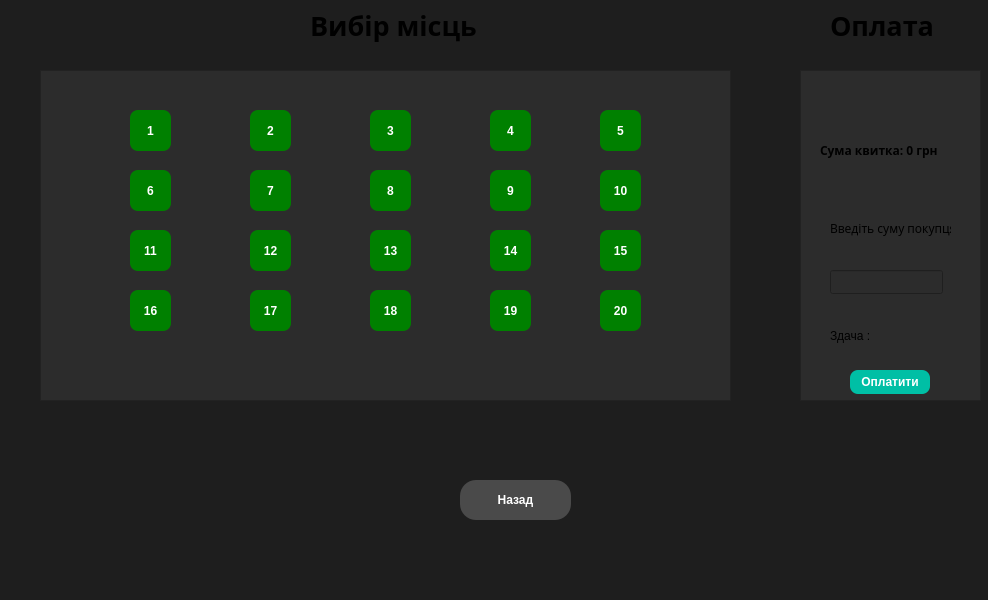
<?xml version="1.0" encoding="UTF-8"?>
<ui version="4.0">
 <class>MainWindow</class>
 <widget class="QMainWindow" name="MainWindow">
  <property name="geometry">
   <rect>
    <x>0</x>
    <y>0</y>
    <width>988</width>
    <height>600</height>
   </rect>
  </property>
  <property name="windowTitle">
   <string>MainWindow</string>
  </property>
  <property name="styleSheet">
   <string notr="true">background-color: #1E1E1E;</string>
  </property>
  <widget class="QWidget" name="centralwidget">
   <widget class="QStackedWidget" name="stackedWidget">
    <property name="geometry">
     <rect>
      <x>30</x>
      <y>0</y>
      <width>951</width>
      <height>591</height>
     </rect>
    </property>
    <property name="autoFillBackground">
     <bool>false</bool>
    </property>
    <property name="styleSheet">
     <string notr="true">background-color: #1E1E1E;</string>
    </property>
    <property name="currentIndex">
     <number>3</number>
    </property>
    <widget class="QWidget" name="page_3">
     <widget class="QLabel" name="label_3">
      <property name="geometry">
       <rect>
        <x>370</x>
        <y>70</y>
        <width>191</width>
        <height>71</height>
       </rect>
      </property>
      <property name="font">
       <font>
        <family>Lucida Sans Unicode</family>
        <pointsize>20</pointsize>
        <bold>true</bold>
       </font>
      </property>
      <property name="text">
       <string>Авторизація</string>
      </property>
     </widget>
     <widget class="QFrame" name="frame_3">
      <property name="geometry">
       <rect>
        <x>320</x>
        <y>180</y>
        <width>271</width>
        <height>231</height>
       </rect>
      </property>
      <property name="styleSheet">
       <string notr="true">background-color: #2C2C2C;</string>
      </property>
      <property name="frameShape">
       <enum>QFrame::Shape::StyledPanel</enum>
      </property>
      <property name="frameShadow">
       <enum>QFrame::Shadow::Raised</enum>
      </property>
      <widget class="QPushButton" name="pushButton_29">
       <property name="geometry">
        <rect>
         <x>100</x>
         <y>130</y>
         <width>81</width>
         <height>40</height>
        </rect>
       </property>
       <property name="styleSheet">
        <string notr="true">QPushButton {
    background-color: #00D1A0; 
    color: #1E1E1E;           
    border: none;             
    border-radius: 16px;         
    padding: 8px 16px;       
    font-weight: bold;        
    min-height: 24px;         
}

QPushButton:hover {
    background-color: #00F0B0; 
}</string>
       </property>
       <property name="text">
        <string>Вхід</string>
       </property>
      </widget>
      <widget class="QWidget" name="layoutWidget">
       <property name="geometry">
        <rect>
         <x>60</x>
         <y>30</y>
         <width>168</width>
         <height>82</height>
        </rect>
       </property>
       <layout class="QVBoxLayout" name="verticalLayout">
        <item>
         <layout class="QHBoxLayout" name="horizontalLayout_2">
          <item>
           <widget class="QLabel" name="label_4">
            <property name="text">
             <string>Ваш логін</string>
            </property>
           </widget>
          </item>
          <item>
           <widget class="QLineEdit" name="lineEdit_2"/>
          </item>
         </layout>
        </item>
        <item>
         <layout class="QHBoxLayout" name="horizontalLayout">
          <item>
           <widget class="QLabel" name="label_7">
            <property name="text">
             <string>Ваш пароль</string>
            </property>
           </widget>
          </item>
          <item>
           <widget class="QLineEdit" name="lineEdit_3"/>
          </item>
         </layout>
        </item>
       </layout>
      </widget>
      <widget class="QWidget" name="layoutWidget">
       <property name="geometry">
        <rect>
         <x>50</x>
         <y>180</y>
         <width>209</width>
         <height>28</height>
        </rect>
       </property>
       <layout class="QHBoxLayout" name="horizontalLayout_3">
        <item>
         <widget class="QLabel" name="label_8">
          <property name="text">
           <string>Не маєте акаунт?</string>
          </property>
         </widget>
        </item>
        <item>
         <widget class="QPushButton" name="pushButton_30">
          <property name="styleSheet">
           <string notr="true">QPushButton {
    background-color: transparent;   
    color: #FFFFFF;                  
    border: none;                    
    padding: 4px;
    font-weight: bold;
    text-decoration: underline;      
}
QPushButton:hover {
    color: #00D1A0;
}</string>
          </property>
          <property name="text">
           <string>Реєстрація</string>
          </property>
         </widget>
        </item>
       </layout>
      </widget>
     </widget>
    </widget>
    <widget class="QWidget" name="page_4">
     <widget class="QFrame" name="frame_4">
      <property name="geometry">
       <rect>
        <x>340</x>
        <y>160</y>
        <width>231</width>
        <height>171</height>
       </rect>
      </property>
      <property name="styleSheet">
       <string notr="true">background-color: #2C2C2C;</string>
      </property>
      <property name="frameShape">
       <enum>QFrame::Shape::StyledPanel</enum>
      </property>
      <property name="frameShadow">
       <enum>QFrame::Shadow::Raised</enum>
      </property>
      <layout class="QVBoxLayout" name="verticalLayout_5">
       <item>
        <layout class="QVBoxLayout" name="verticalLayout_4">
         <item>
          <layout class="QHBoxLayout" name="horizontalLayout_6">
           <item>
            <widget class="QLabel" name="label_11">
             <property name="text">
              <string>Ваша пошта</string>
             </property>
            </widget>
           </item>
           <item>
            <widget class="QLineEdit" name="lineEdit_6"/>
           </item>
          </layout>
         </item>
         <item>
          <layout class="QVBoxLayout" name="verticalLayout_3">
           <item>
            <layout class="QHBoxLayout" name="horizontalLayout_4">
             <item>
              <widget class="QLabel" name="label_9">
               <property name="text">
                <string>Новий логін</string>
               </property>
              </widget>
             </item>
             <item>
              <widget class="QLineEdit" name="lineEdit_4"/>
             </item>
            </layout>
           </item>
           <item>
            <layout class="QHBoxLayout" name="horizontalLayout_5">
             <item>
              <widget class="QLabel" name="label_10">
               <property name="text">
                <string>Новий пароль</string>
               </property>
              </widget>
             </item>
             <item>
              <widget class="QLineEdit" name="lineEdit_5"/>
             </item>
            </layout>
           </item>
          </layout>
         </item>
        </layout>
       </item>
       <item>
        <widget class="QPushButton" name="pushButton_31">
         <property name="styleSheet">
          <string notr="true">QPushButton {
    background-color: #00D1A0; 
    color: #1E1E1E;           
    border: none;             
    border-radius: 16px;         
    padding: 8px 16px;       
    font-weight: bold;        
    min-height: 24px;         
}

QPushButton:hover {
    background-color: #00F0B0; 
}</string>
         </property>
         <property name="text">
          <string>Зареєструватись</string>
         </property>
        </widget>
       </item>
      </layout>
     </widget>
     <widget class="QLabel" name="label_12">
      <property name="geometry">
       <rect>
        <x>380</x>
        <y>40</y>
        <width>191</width>
        <height>71</height>
       </rect>
      </property>
      <property name="font">
       <font>
        <family>Lucida Sans Unicode</family>
        <pointsize>20</pointsize>
        <bold>true</bold>
       </font>
      </property>
      <property name="text">
       <string>Реєстрація</string>
      </property>
     </widget>
    </widget>
    <widget class="QWidget" name="page">
     <widget class="QLabel" name="label">
      <property name="geometry">
       <rect>
        <x>310</x>
        <y>20</y>
        <width>391</width>
        <height>51</height>
       </rect>
      </property>
      <property name="font">
       <font>
        <family>Lucida Sans Unicode</family>
        <pointsize>20</pointsize>
        <bold>true</bold>
       </font>
      </property>
      <property name="text">
       <string>Вибір Фільму та Сеансу</string>
      </property>
     </widget>
     <widget class="QPushButton" name="pushButton">
      <property name="enabled">
       <bool>true</bool>
      </property>
      <property name="geometry">
       <rect>
        <x>10</x>
        <y>440</y>
        <width>121</width>
        <height>41</height>
       </rect>
      </property>
      <property name="styleSheet">
       <string notr="true">QPushButton {
    background-color: #00D1A0; 
    color: #1E1E1E;           
    border: none;             
    border-radius: 16px;         
    padding: 8px 16px;       
    font-weight: bold;        
    min-height: 24px;         
}

QPushButton:hover {
    background-color: #00F0B0; 
}</string>
      </property>
      <property name="text">
       <string>Сеанс на 10:00(120грн)</string>
      </property>
     </widget>
     <widget class="QPushButton" name="pushButton_3">
      <property name="geometry">
       <rect>
        <x>140</x>
        <y>440</y>
        <width>121</width>
        <height>40</height>
       </rect>
      </property>
      <property name="styleSheet">
       <string notr="true">QPushButton {
    background-color: #00D1A0; 
    color: #1E1E1E;           
    border: none;             
    border-radius: 16px;         
    padding: 8px 16px;       
    font-weight: bold;        
    min-height: 24px;         
}

QPushButton:hover {
    background-color: #00F0B0; 
}</string>
      </property>
      <property name="text">
       <string>Сеанс на 15:00(170 грн)</string>
      </property>
     </widget>
     <widget class="QPushButton" name="pushButton_4">
      <property name="geometry">
       <rect>
        <x>350</x>
        <y>440</y>
        <width>121</width>
        <height>40</height>
       </rect>
      </property>
      <property name="styleSheet">
       <string notr="true">QPushButton {
    background-color: #00D1A0; 
    color: #1E1E1E;           
    border: none;             
    border-radius: 16px;         
    padding: 8px 16px;       
    font-weight: bold;        
    min-height: 24px;         
}

QPushButton:hover {
    background-color: #00F0B0; 
}</string>
      </property>
      <property name="text">
       <string>Сеанс на 12:00(150 грн)</string>
      </property>
     </widget>
     <widget class="QPushButton" name="pushButton_5">
      <property name="geometry">
       <rect>
        <x>480</x>
        <y>440</y>
        <width>121</width>
        <height>40</height>
       </rect>
      </property>
      <property name="styleSheet">
       <string notr="true">QPushButton {
    background-color: #00D1A0; 
    color: #1E1E1E;           
    border: none;             
    border-radius: 16px;         
    padding: 8px 16px;       
    font-weight: bold;        
    min-height: 24px;         
}

QPushButton:hover {
    background-color: #00F0B0; 
}</string>
      </property>
      <property name="text">
       <string>Сеанс на 19:00(200 грн)</string>
      </property>
     </widget>
     <widget class="QPushButton" name="pushButton_6">
      <property name="geometry">
       <rect>
        <x>680</x>
        <y>440</y>
        <width>121</width>
        <height>41</height>
       </rect>
      </property>
      <property name="styleSheet">
       <string notr="true">QPushButton {
    background-color: #00D1A0; 
    color: #1E1E1E;           
    border: none;             
    border-radius: 16px;         
    padding: 8px 16px;       
    font-weight: bold;        
    min-height: 24px;         
}

QPushButton:hover {
    background-color: #00F0B0; 
}</string>
      </property>
      <property name="text">
       <string>Сеанс на 13:00(160 грн)</string>
      </property>
     </widget>
     <widget class="QPushButton" name="pushButton_7">
      <property name="geometry">
       <rect>
        <x>810</x>
        <y>440</y>
        <width>121</width>
        <height>40</height>
       </rect>
      </property>
      <property name="styleSheet">
       <string notr="true">QPushButton {
    background-color: #00D1A0; 
    color: #1E1E1E;           
    border: none;             
    border-radius: 16px;         
    padding: 8px 16px;       
    font-weight: bold;        
    min-height: 24px;         
}

QPushButton:hover {
    background-color: #00F0B0; 
}</string>
      </property>
      <property name="text">
       <string>Сеанс на 17:00(180 грн)</string>
      </property>
     </widget>
     <widget class="QLabel" name="img1">
      <property name="geometry">
       <rect>
        <x>30</x>
        <y>100</y>
        <width>221</width>
        <height>321</height>
       </rect>
      </property>
      <property name="text">
       <string/>
      </property>
      <property name="pixmap">
       <pixmap resource="resource.qrc">:/img/img/IMAGE_2_3_XL.jpg</pixmap>
      </property>
      <property name="scaledContents">
       <bool>true</bool>
      </property>
     </widget>
     <widget class="QLabel" name="img2">
      <property name="geometry">
       <rect>
        <x>370</x>
        <y>100</y>
        <width>221</width>
        <height>321</height>
       </rect>
      </property>
      <property name="text">
       <string/>
      </property>
      <property name="pixmap">
       <pixmap resource="resource.qrc">:/img/img/images.jfif</pixmap>
      </property>
      <property name="scaledContents">
       <bool>true</bool>
      </property>
     </widget>
     <widget class="QLabel" name="img3">
      <property name="geometry">
       <rect>
        <x>700</x>
        <y>100</y>
        <width>221</width>
        <height>321</height>
       </rect>
      </property>
      <property name="text">
       <string/>
      </property>
      <property name="pixmap">
       <pixmap resource="resource.qrc">:/img/img/IMAGE_2_3_XL (1).jpg</pixmap>
      </property>
      <property name="scaledContents">
       <bool>true</bool>
      </property>
     </widget>
    </widget>
    <widget class="QWidget" name="page_2">
     <widget class="QPushButton" name="pushButton_2">
      <property name="geometry">
       <rect>
        <x>430</x>
        <y>480</y>
        <width>111</width>
        <height>40</height>
       </rect>
      </property>
      <property name="styleSheet">
       <string notr="true">QPushButton {
    background-color: #4A4A4A; /* Нейтральний сірий фон */
    color: #FFFFFF;           /* Білий текст */
    border: none;
    border-radius: 16px;      /* Скруглення (підберіть під висоту кнопки) */
    padding: 8px 16px;
    font-weight: bold;
    min-height: 24px;
}

/* Ефект при наведенні */
QPushButton:hover {
    background-color: #5A5A5A; /* Трохи світліший сірий */
}</string>
      </property>
      <property name="text">
       <string>Назад</string>
      </property>
     </widget>
     <widget class="QFrame" name="frame">
      <property name="geometry">
       <rect>
        <x>10</x>
        <y>70</y>
        <width>691</width>
        <height>331</height>
       </rect>
      </property>
      <property name="styleSheet">
       <string notr="true">background-color: #2C2C2C;</string>
      </property>
      <property name="frameShape">
       <enum>QFrame::Shape::StyledPanel</enum>
      </property>
      <property name="frameShadow">
       <enum>QFrame::Shadow::Raised</enum>
      </property>
      <widget class="QPushButton" name="pushButton_9">
       <property name="enabled">
        <bool>true</bool>
       </property>
       <property name="geometry">
        <rect>
         <x>90</x>
         <y>40</y>
         <width>41</width>
         <height>41</height>
        </rect>
       </property>
       <property name="styleSheet">
        <string notr="true">
background-color: green;
color: white;
font-weight: bold;
border: none;
border-radius: 8px;</string>
       </property>
       <property name="text">
        <string>1</string>
       </property>
       <property name="checkable">
        <bool>true</bool>
       </property>
       <property name="checked">
        <bool>false</bool>
       </property>
      </widget>
      <widget class="QPushButton" name="pushButton_10">
       <property name="geometry">
        <rect>
         <x>210</x>
         <y>40</y>
         <width>41</width>
         <height>41</height>
        </rect>
       </property>
       <property name="styleSheet">
        <string notr="true">background-color: green;
color: white;
font-weight: bold;
border: none;
border-radius: 8px;</string>
       </property>
       <property name="text">
        <string>2</string>
       </property>
       <property name="checkable">
        <bool>true</bool>
       </property>
       <property name="checked">
        <bool>false</bool>
       </property>
      </widget>
      <widget class="QPushButton" name="pushButton_11">
       <property name="geometry">
        <rect>
         <x>330</x>
         <y>40</y>
         <width>41</width>
         <height>41</height>
        </rect>
       </property>
       <property name="styleSheet">
        <string notr="true">background-color: green;
color: white;
font-weight: bold;
border: none;
border-radius: 8px;</string>
       </property>
       <property name="text">
        <string>3</string>
       </property>
       <property name="checkable">
        <bool>true</bool>
       </property>
       <property name="checked">
        <bool>false</bool>
       </property>
      </widget>
      <widget class="QPushButton" name="pushButton_12">
       <property name="geometry">
        <rect>
         <x>450</x>
         <y>40</y>
         <width>41</width>
         <height>41</height>
        </rect>
       </property>
       <property name="styleSheet">
        <string notr="true">background-color: green;
color: white;
font-weight: bold;
border: none;
border-radius: 8px;</string>
       </property>
       <property name="text">
        <string>4</string>
       </property>
       <property name="checkable">
        <bool>true</bool>
       </property>
       <property name="checked">
        <bool>false</bool>
       </property>
      </widget>
      <widget class="QPushButton" name="pushButton_13">
       <property name="geometry">
        <rect>
         <x>560</x>
         <y>40</y>
         <width>41</width>
         <height>41</height>
        </rect>
       </property>
       <property name="styleSheet">
        <string notr="true">background-color: green;
color: white;
font-weight: bold;
border: none;
border-radius: 8px;</string>
       </property>
       <property name="text">
        <string>5</string>
       </property>
       <property name="checkable">
        <bool>true</bool>
       </property>
       <property name="checked">
        <bool>false</bool>
       </property>
      </widget>
      <widget class="QPushButton" name="pushButton_14">
       <property name="geometry">
        <rect>
         <x>90</x>
         <y>100</y>
         <width>41</width>
         <height>41</height>
        </rect>
       </property>
       <property name="styleSheet">
        <string notr="true">background-color: green;
color: white;
font-weight: bold;
border: none;
border-radius: 8px;</string>
       </property>
       <property name="text">
        <string>6</string>
       </property>
       <property name="checkable">
        <bool>true</bool>
       </property>
       <property name="checked">
        <bool>false</bool>
       </property>
      </widget>
      <widget class="QPushButton" name="pushButton_15">
       <property name="geometry">
        <rect>
         <x>210</x>
         <y>100</y>
         <width>41</width>
         <height>41</height>
        </rect>
       </property>
       <property name="styleSheet">
        <string notr="true">background-color: green;
color: white;
font-weight: bold;
border: none;
border-radius: 8px;</string>
       </property>
       <property name="text">
        <string>7</string>
       </property>
       <property name="checkable">
        <bool>true</bool>
       </property>
       <property name="checked">
        <bool>false</bool>
       </property>
      </widget>
      <widget class="QPushButton" name="pushButton_16">
       <property name="geometry">
        <rect>
         <x>330</x>
         <y>100</y>
         <width>41</width>
         <height>41</height>
        </rect>
       </property>
       <property name="styleSheet">
        <string notr="true">background-color: green;
color: white;
font-weight: bold;
border: none;
border-radius: 8px;</string>
       </property>
       <property name="text">
        <string>8</string>
       </property>
       <property name="checkable">
        <bool>true</bool>
       </property>
       <property name="checked">
        <bool>false</bool>
       </property>
      </widget>
      <widget class="QPushButton" name="pushButton_17">
       <property name="geometry">
        <rect>
         <x>450</x>
         <y>100</y>
         <width>41</width>
         <height>41</height>
        </rect>
       </property>
       <property name="styleSheet">
        <string notr="true">background-color: green;
color: white;
font-weight: bold;
border: none;
border-radius: 8px;</string>
       </property>
       <property name="text">
        <string>9</string>
       </property>
       <property name="checkable">
        <bool>true</bool>
       </property>
       <property name="checked">
        <bool>false</bool>
       </property>
      </widget>
      <widget class="QPushButton" name="pushButton_18">
       <property name="geometry">
        <rect>
         <x>560</x>
         <y>100</y>
         <width>41</width>
         <height>41</height>
        </rect>
       </property>
       <property name="styleSheet">
        <string notr="true">background-color: green;
color: white;
font-weight: bold;
border: none;
border-radius: 8px;</string>
       </property>
       <property name="text">
        <string>10</string>
       </property>
       <property name="checkable">
        <bool>true</bool>
       </property>
       <property name="checked">
        <bool>false</bool>
       </property>
      </widget>
      <widget class="QPushButton" name="pushButton_19">
       <property name="geometry">
        <rect>
         <x>90</x>
         <y>160</y>
         <width>41</width>
         <height>41</height>
        </rect>
       </property>
       <property name="styleSheet">
        <string notr="true">background-color: green;
color: white;
font-weight: bold;
border: none;
border-radius: 8px;</string>
       </property>
       <property name="text">
        <string>11</string>
       </property>
       <property name="checkable">
        <bool>true</bool>
       </property>
       <property name="checked">
        <bool>false</bool>
       </property>
      </widget>
      <widget class="QPushButton" name="pushButton_20">
       <property name="geometry">
        <rect>
         <x>210</x>
         <y>160</y>
         <width>41</width>
         <height>41</height>
        </rect>
       </property>
       <property name="styleSheet">
        <string notr="true">background-color: green;
color: white;
font-weight: bold;
border: none;
border-radius: 8px;</string>
       </property>
       <property name="text">
        <string>12</string>
       </property>
       <property name="checkable">
        <bool>true</bool>
       </property>
       <property name="checked">
        <bool>false</bool>
       </property>
      </widget>
      <widget class="QPushButton" name="pushButton_21">
       <property name="geometry">
        <rect>
         <x>330</x>
         <y>160</y>
         <width>41</width>
         <height>41</height>
        </rect>
       </property>
       <property name="styleSheet">
        <string notr="true">background-color: green;
color: white;
font-weight: bold;
border: none;
border-radius: 8px;</string>
       </property>
       <property name="text">
        <string>13</string>
       </property>
       <property name="checkable">
        <bool>true</bool>
       </property>
       <property name="checked">
        <bool>false</bool>
       </property>
      </widget>
      <widget class="QPushButton" name="pushButton_22">
       <property name="geometry">
        <rect>
         <x>450</x>
         <y>160</y>
         <width>41</width>
         <height>41</height>
        </rect>
       </property>
       <property name="styleSheet">
        <string notr="true">background-color: green;
color: white;
font-weight: bold;
border: none;
border-radius: 8px;</string>
       </property>
       <property name="text">
        <string>14</string>
       </property>
       <property name="checkable">
        <bool>true</bool>
       </property>
       <property name="checked">
        <bool>false</bool>
       </property>
      </widget>
      <widget class="QPushButton" name="pushButton_23">
       <property name="geometry">
        <rect>
         <x>560</x>
         <y>160</y>
         <width>41</width>
         <height>41</height>
        </rect>
       </property>
       <property name="styleSheet">
        <string notr="true">background-color: green;
color: white;
font-weight: bold;
border: none;
border-radius: 8px;</string>
       </property>
       <property name="text">
        <string>15</string>
       </property>
       <property name="checkable">
        <bool>true</bool>
       </property>
       <property name="checked">
        <bool>false</bool>
       </property>
      </widget>
      <widget class="QPushButton" name="pushButton_24">
       <property name="geometry">
        <rect>
         <x>90</x>
         <y>220</y>
         <width>41</width>
         <height>41</height>
        </rect>
       </property>
       <property name="styleSheet">
        <string notr="true">background-color: green;
color: white;
font-weight: bold;
border: none;
border-radius: 8px;</string>
       </property>
       <property name="text">
        <string>16</string>
       </property>
       <property name="checkable">
        <bool>true</bool>
       </property>
       <property name="checked">
        <bool>false</bool>
       </property>
      </widget>
      <widget class="QPushButton" name="pushButton_25">
       <property name="geometry">
        <rect>
         <x>210</x>
         <y>220</y>
         <width>41</width>
         <height>41</height>
        </rect>
       </property>
       <property name="styleSheet">
        <string notr="true">background-color: green;
color: white;
font-weight: bold;
border: none;
border-radius: 8px;</string>
       </property>
       <property name="text">
        <string>17</string>
       </property>
       <property name="checkable">
        <bool>true</bool>
       </property>
       <property name="checked">
        <bool>false</bool>
       </property>
      </widget>
      <widget class="QPushButton" name="pushButton_26">
       <property name="geometry">
        <rect>
         <x>330</x>
         <y>220</y>
         <width>41</width>
         <height>41</height>
        </rect>
       </property>
       <property name="styleSheet">
        <string notr="true">background-color: green;
color: white;
font-weight: bold;
border: none;
border-radius: 8px;</string>
       </property>
       <property name="text">
        <string>18</string>
       </property>
       <property name="checkable">
        <bool>true</bool>
       </property>
       <property name="checked">
        <bool>false</bool>
       </property>
      </widget>
      <widget class="QPushButton" name="pushButton_27">
       <property name="geometry">
        <rect>
         <x>450</x>
         <y>220</y>
         <width>41</width>
         <height>41</height>
        </rect>
       </property>
       <property name="styleSheet">
        <string notr="true">background-color: green;
color: white;
font-weight: bold;
border: none;
border-radius: 8px;</string>
       </property>
       <property name="text">
        <string>19</string>
       </property>
       <property name="checkable">
        <bool>true</bool>
       </property>
       <property name="checked">
        <bool>false</bool>
       </property>
      </widget>
      <widget class="QPushButton" name="pushButton_28">
       <property name="geometry">
        <rect>
         <x>560</x>
         <y>220</y>
         <width>41</width>
         <height>41</height>
        </rect>
       </property>
       <property name="styleSheet">
        <string notr="true">background-color: green;
color: white;
font-weight: bold;
border: none;
border-radius: 8px;</string>
       </property>
       <property name="text">
        <string>20</string>
       </property>
       <property name="checkable">
        <bool>true</bool>
       </property>
       <property name="checked">
        <bool>false</bool>
       </property>
      </widget>
     </widget>
     <widget class="QLabel" name="label_5">
      <property name="geometry">
       <rect>
        <x>280</x>
        <y>0</y>
        <width>171</width>
        <height>51</height>
       </rect>
      </property>
      <property name="font">
       <font>
        <family>Lucida Sans Unicode</family>
        <pointsize>20</pointsize>
        <bold>true</bold>
       </font>
      </property>
      <property name="text">
       <string>Вибір місць</string>
      </property>
     </widget>
     <widget class="QFrame" name="frame_2">
      <property name="geometry">
       <rect>
        <x>770</x>
        <y>70</y>
        <width>181</width>
        <height>331</height>
       </rect>
      </property>
      <property name="styleSheet">
       <string notr="true">background-color: #2C2C2C;</string>
      </property>
      <property name="frameShape">
       <enum>QFrame::Shape::StyledPanel</enum>
      </property>
      <property name="frameShadow">
       <enum>QFrame::Shadow::Raised</enum>
      </property>
      <widget class="QPushButton" name="pushButton_8">
       <property name="geometry">
        <rect>
         <x>50</x>
         <y>300</y>
         <width>80</width>
         <height>24</height>
        </rect>
       </property>
       <property name="styleSheet">
        <string notr="true">/* 1. Вільне місце (Бірюзове) */
background-color: #00BFA5;
color: white;
font-weight: bold;
border: none;
border-radius: 8px;</string>
       </property>
       <property name="text">
        <string>Оплатити</string>
       </property>
      </widget>
      <widget class="QLabel" name="suma">
       <property name="geometry">
        <rect>
         <x>20</x>
         <y>60</y>
         <width>151</width>
         <height>41</height>
        </rect>
       </property>
       <property name="font">
        <font>
         <family>SimSun-ExtG</family>
         <pointsize>9</pointsize>
         <bold>true</bold>
        </font>
       </property>
       <property name="text">
        <string>Сума квитка: 0 грн</string>
       </property>
      </widget>
      <widget class="QLabel" name="suma_2">
       <property name="geometry">
        <rect>
         <x>30</x>
         <y>150</y>
         <width>121</width>
         <height>16</height>
        </rect>
       </property>
       <property name="font">
        <font>
         <family>Microsoft JhengHei</family>
        </font>
       </property>
       <property name="text">
        <string>Введіть суму покупця</string>
       </property>
      </widget>
      <widget class="QLineEdit" name="lineEdit">
       <property name="geometry">
        <rect>
         <x>30</x>
         <y>200</y>
         <width>113</width>
         <height>24</height>
        </rect>
       </property>
       <property name="styleSheet">
        <string notr="true"/>
       </property>
      </widget>
      <widget class="QLabel" name="label_2">
       <property name="geometry">
        <rect>
         <x>30</x>
         <y>240</y>
         <width>141</width>
         <height>51</height>
        </rect>
       </property>
       <property name="text">
        <string>Здача :</string>
       </property>
       <property name="wordWrap">
        <bool>true</bool>
       </property>
      </widget>
     </widget>
     <widget class="QLabel" name="label_6">
      <property name="geometry">
       <rect>
        <x>800</x>
        <y>0</y>
        <width>111</width>
        <height>51</height>
       </rect>
      </property>
      <property name="font">
       <font>
        <family>Lucida Sans Unicode</family>
        <pointsize>20</pointsize>
        <bold>true</bold>
       </font>
      </property>
      <property name="text">
       <string>Оплата</string>
      </property>
     </widget>
    </widget>
   </widget>
  </widget>
  <widget class="QMenuBar" name="menubar">
   <property name="geometry">
    <rect>
     <x>0</x>
     <y>0</y>
     <width>988</width>
     <height>22</height>
    </rect>
   </property>
  </widget>
  <widget class="QStatusBar" name="statusbar"/>
 </widget>
 <resources>
  <include location="resource.qrc"/>
 </resources>
 <connections/>
</ui>
